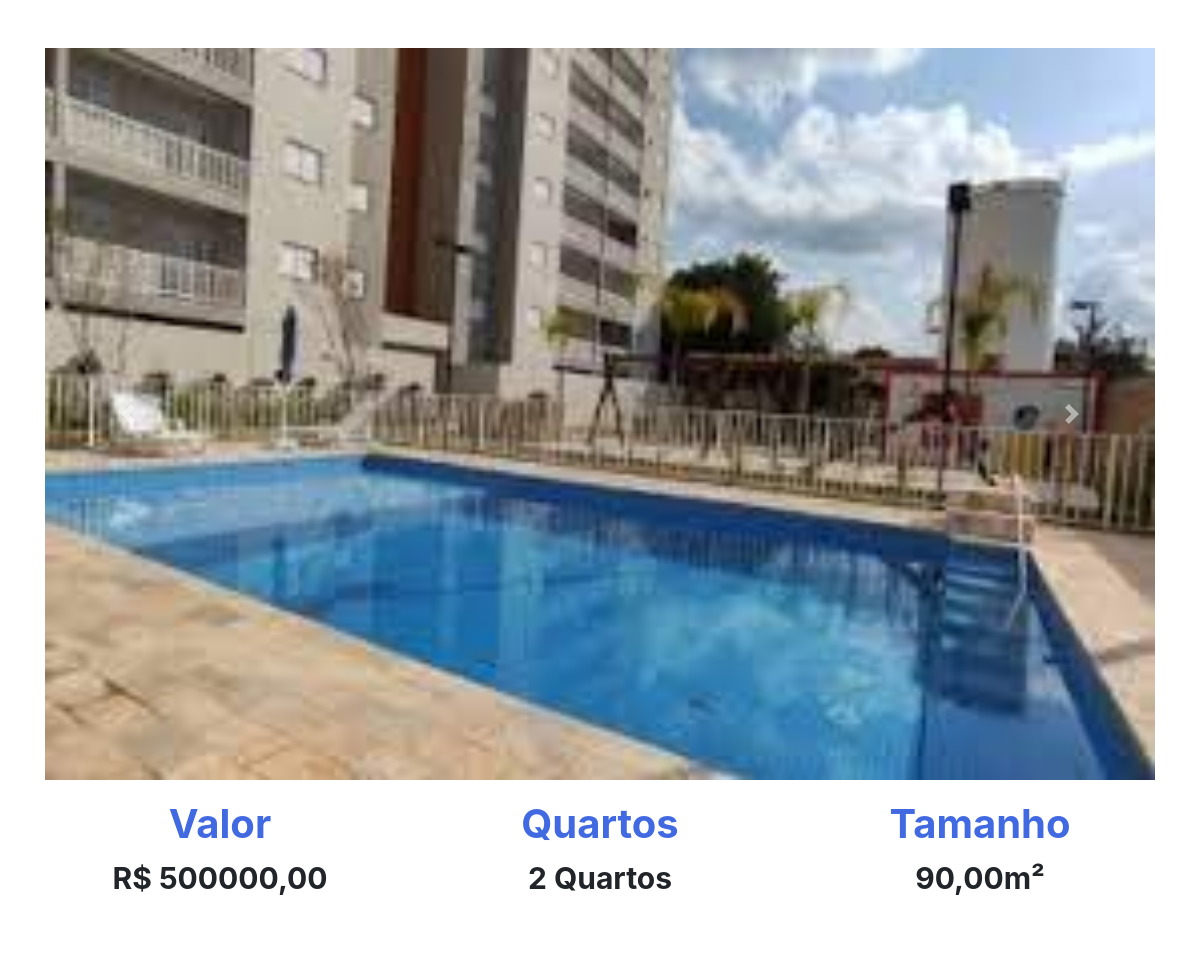
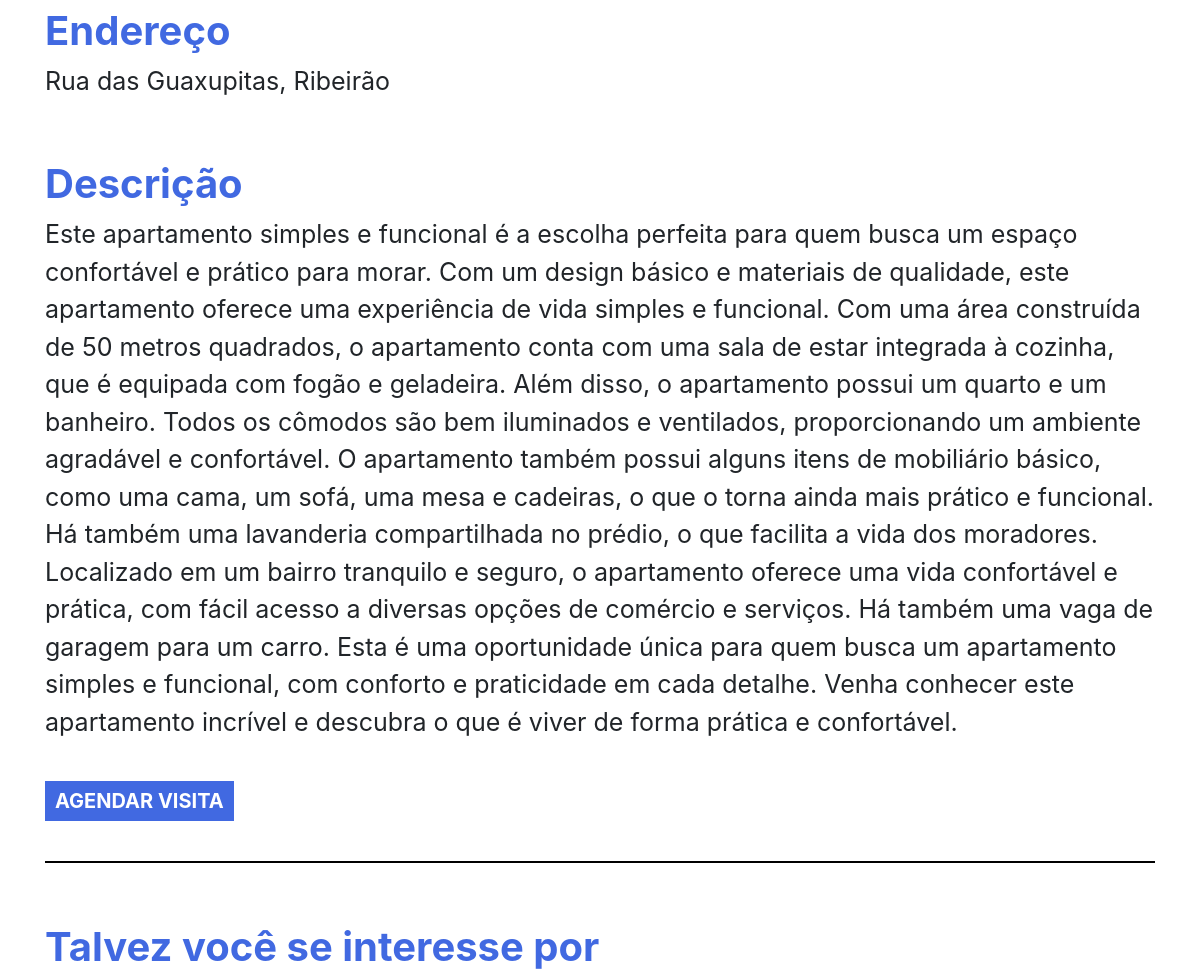
The page /imovel/8 on the database its author committed (2 pictures, top to bottom).
### plataforma/models.py (models this page shows, shortened)
class Imagem(models.Model):
    img = models.ImageField(upload_to='img')
    def __str__(self) -> str:
        return self.img.url

class Imovei(models.Model):
    choices = (('V', 'Venda'),
            ('A', 'Aluguel'))
    choices_imovel = (('A', 'Apartamento'),
            ('C', 'Casa'))
    imagens = models.ManyToManyField(Imagem)
    valor = models.DecimalField(max_digits=8,decimal_places=2)
    quartos = models.IntegerField()
    tamanho = models.DecimalField(max_digits=8,decimal_places=2)
    cidade = models.ForeignKey(Cidade, on_delete=models.DO_NOTHING)
    rua = models.CharField(max_length=50)
    tipo = models.CharField(max_length=1, choices=choices)
    tipo_imovel = models.CharField(max_length=1, choices=choices_imovel)
    numero = models.IntegerField()
    descricao = models.TextField()
    dias_visita = models.ManyToManyField(DiasVisita)
    horarios = models.ManyToManyField(Horario)

class Cidade(models.Model):
    nome = models.CharField(max_length=30)
    def __str__(self) -> str:
        return self.nome

### plataforma/views.py (the view)
# urls.py: path('imovel/<str:id>', views.imovel, name="imovel"),
def imovel(request, id):
    imovel = get_object_or_404(Imovei, id=id)
    sugestoes = Imovei.objects.filter(cidade=imovel.cidade).exclude(id=id)[:2]
    return render(request, 'imovel.html', {'imovel': imovel, 'sugestoes': sugestoes})

### plataforma/models.py (called while the page is built)
    def __str__(self) -> str:
        return self.dia

    def __str__(self) -> str:
        return str(self.horario)

### plataforma/templates/imovel.html (shortened to what this page needs)
{% extends 'base.html' %}
{% load static %}
{% block 'head' %}
<link rel="stylesheet" href="{% static 'plataforma/css/home.css' %}">
{% endblock  %}
{% block 'body' %}
    <div style="text-align: center" class="container">
        <br>
        <br>
        <div id="carouselExampleControls" class="carousel slide" data-ride="carousel">
            <div class="carousel-inner">
                {% for img in imovel.imagens.all  %}
                    <div class="carousel-item {% if forloop.first %} active {% endif %}" >
                        <img class="d-block w-100" src="{{img}}" alt="First slide">
                    </div>
                {% endfor %}
            </div>
        <a class="carousel-control-prev" href="#carouselExampleControls" role="button" data-slide="prev">
            <span class="carousel-control-prev-icon" aria-hidden="true"></span>
        </a>
        <a class="carousel-control-next" href="#carouselExampleControls" role="button" data-slide="next">
            <span class="carousel-control-next-icon" aria-hidden="true"></span>
        </a>
    </div>
        <div class="row">
            <div class="col-md">
                <h3 class="titulo_especificacao">Valor</h3>
                <p class="especificacao">R$ {{imovel.valor}}</p>
            </div>
            <div class="col-md">
                <h3 class="titulo_especificacao">Quartos</h3>
                <p class="especificacao">{{imovel.quartos}} Quartos</p>
            </div>
            <div class="col-md">
                <h3 class="titulo_especificacao">Tamanho</h3>
                <p class="especificacao">{{imovel.tamanho}}m²</p>
            </div>
        </div>
        <br>
        <br>
        <div style="text-align: left">
            <h3 class="titulo_especificacao">Endereço</h3>
            <p class="especificacao_endereco">{{imovel.rua}}, {{imovel.cidade }}</p>
        </div>
        <br>
        <div style="text-align: left">
            <h3 class="titulo_especificacao">Descrição</h3>
            <p class="especificacao_endereco">{{imovel.descricao}}</p>
            <br>
            <button class="btn_agendar_visita" data-toggle="modal" data-target="#exampleModal">AGENDAR VISITA</button>
            <br>
            <br>
        </div>
        <hr style="border: 1px solid black">
        <br>
        <div class="div_possivel_interesse">
            <h3 class="titulo_especificacao">Talvez você se interesse por</h3>
        </div>
    </div>
{% endblock  %}

### templates/static/plataforma/css/home.css (style rules this page uses)
.titulo_especificacao { color: #4169E1; font-weight: bold; margin-top: 20px; font-size: 40px; }
.especificacao { font-size: 30px; font-weight: bold; }
.especificacao_endereco { font-size: 25px; }
.btn_agendar_visita { border: none; background-color: #4169E1; color: white; font-weight: bold; font-size: 20px; padding: 5px 10px 5px 10px; }
.div_possivel_interesse { text-align: left; }

### rows shown on the page
Imagem: img (picture)
Imovei: valor "500000,00", quartos "2", tamanho "90,00", rua "Rua das Guaxupitas", cidade "Ribeirão", descricao "Este apartamento simples e funcional é a escolha perfeita para quem busca um espaço confortável e prático para morar. Com um design básico e materiais de qualidade, este apartamento oferece uma experiência de vida simples e funcional. Com uma área construída de 50 metros quadrados, o apartamento conta com uma sala de estar integrada à cozinha, que é equipada com fogão e geladeira. Além disso, o apartamento possui um quarto e um banheiro. Todos os cômodos são bem iluminados e ventilados, proporcionando um ambiente agradável e confortável. O apartamento também possui alguns itens de mobiliário básico, como uma cama, um sofá, uma mesa e cadeiras, o que o torna ainda mais prático e funcional.…"
